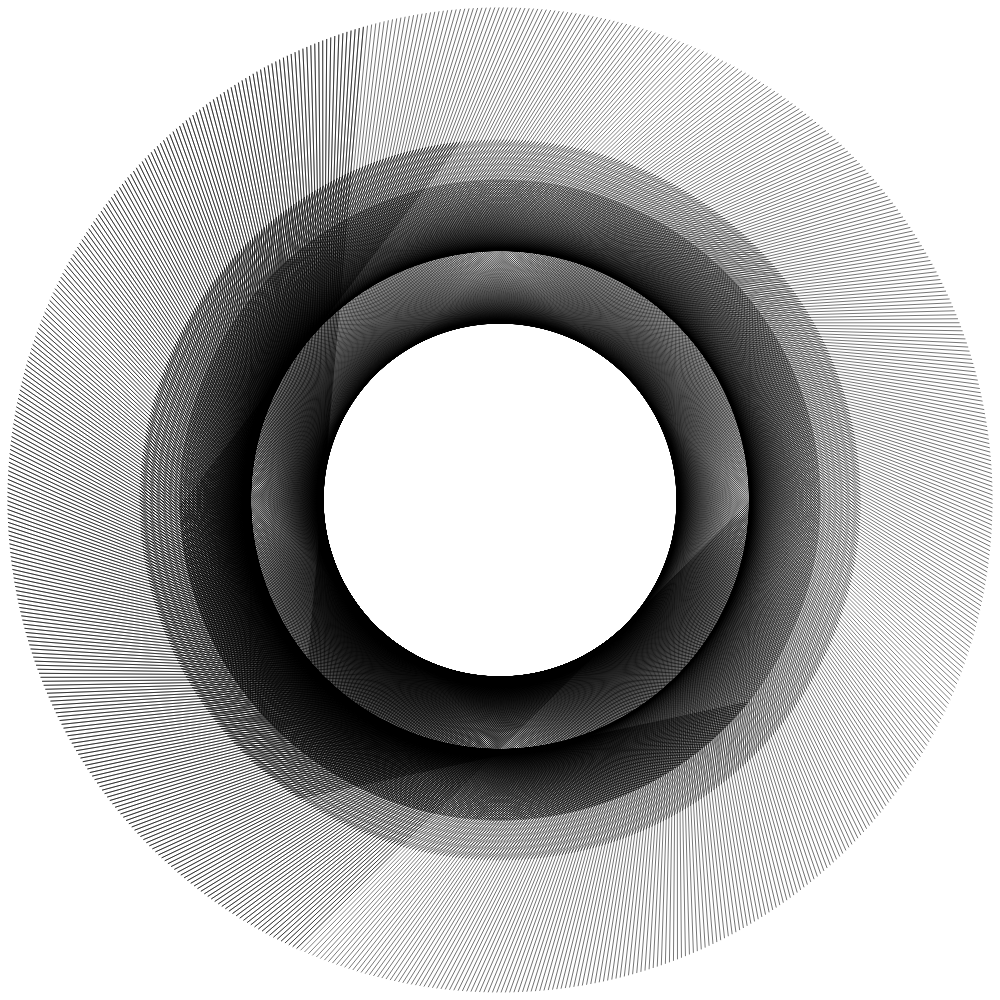
Frame 1 (no input)
Frame 60 (no input): identical to frame 1, image omitted
Frame 120 (the mouse pressed at the canvas centre since frame 60): identical to frame 1, image omitted

The p5.js sketch that drew this single still picture (run headless with seeded random() and noise() and a simulated clock; from frame 60 on, the mouse is pressed at the canvas centre):

// p5.js sketch
// ── sketch.js
// Code initially from circular perlin noise tutorial: https://youtu.be/0YvPgYDR1oM

function setup () {
  createCanvas(1000, 1000);
  angleMode(DEGREES);
}

function draw() {
  background(255);
  strokeWeight(0.5);

  translate(width / 2, height / 2);

  var space = 0.5

  for (var i=0; i<500; i+= space) {

    var xoff = map(cos(i), -10, 200, 0, 200)
    var yoff = map(sin(i), -1000, 500, 0, 200)

    var n = noise(xoff, yoff)
    var h = map(n, 0, 200, -200, 200)

    rotate(space)

    line(250, 200, h, 300)
    line(250, 0, h, 450)
  }
}
